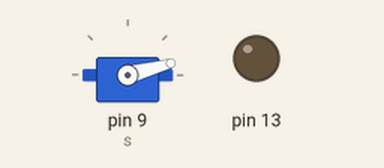
Simulated run of this sketch. Board: Arduino Uno, built with avr-gcc and run on an emulated ATmega328P. Parts: servo, output pins drawn as LEDs (lit = HIGH). What the sketch prints to the serial monitor is not drawn.

Above: at 0.05 s.
At 0.55 s:
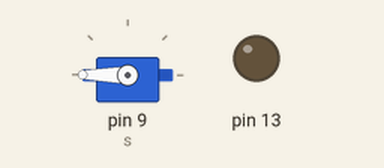
At 0.8 s:
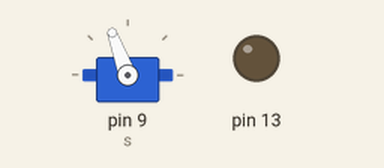
At 1.05 s:
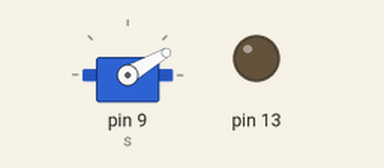
Timing chart, 0 to 3.0 s (numbered marks = the images above):
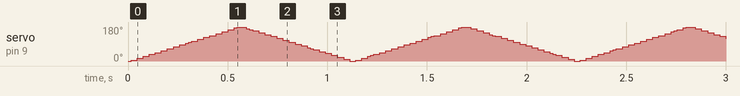

The sketch:

servo_control.ino
```cpp
#include <Servo.h>
float ByteReceived;
Servo s;
void setup() {
  // put your setup code here, to run once:
  s.attach(9);
  pinMode(13, OUTPUT);
  Serial.begin(9600);

}

void loop() {
  // put your main code here, to run repeatedly:


    // ByteReceived = Serial.parseFloat();
    // s.write(ByteReceived);
    // Serial.println(ByteReceived);
    // delay(1000);

    // if(ByteReceived == 0) // Single Quote! This is a character.
    // {
    //   digitalWrite(13,0);
    //   Serial.print(" LED OFF ");
    //   s.write(0);
    //   delay(1000);
    // }

    // if(ByteReceived > 0)
    // {
    //   digitalWrite(13,1);
    //   Serial.print(" LED ON");
    //   s.write(180);
    //   delay(1000);
    // }

    // Serial.println();
    // s.write(0);
    // delay(1000);
    // s.write(90);
    // delay(1000);

  for(int i=0; i<= 180; i+=5){
    Serial.println(i);
    s.write(i);
    delay(15);
  }

  for(int i=180; i >= 0; i-=5){
    Serial.println(i);
    s.write(i);
    delay(15);
  }


}
```
